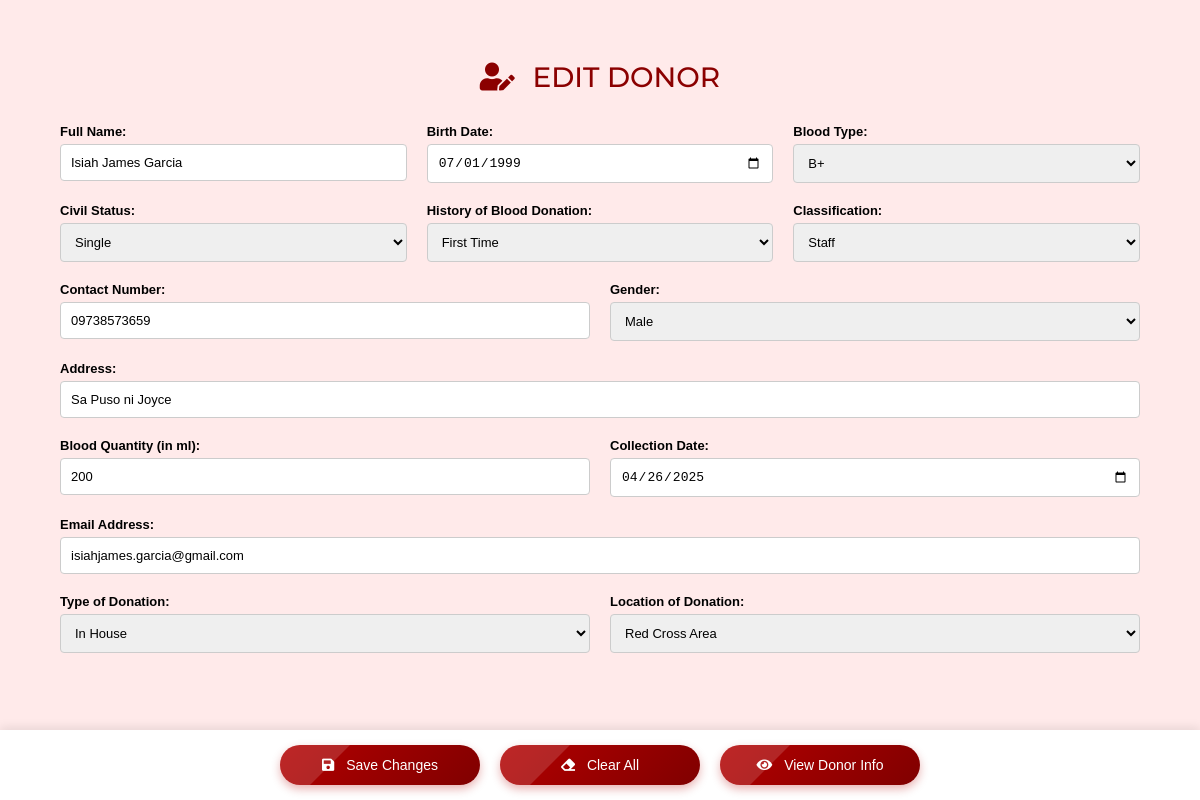
The page /edit_donor.php?id=2 on the database its author committed.
### tables this page shows
CREATE TABLE `donors` (
  `id` int(11) NOT NULL,
  `name` varchar(255) NOT NULL,
  `birthdate` date NOT NULL,
  `address` text NOT NULL,
  `blood_type` varchar(5) NOT NULL,
  `civil_status` varchar(20) NOT NULL,
  `donation_history` varchar(50) NOT NULL,
  `classification` varchar(50) NOT NULL,
  `contact_number` varchar(15) NOT NULL,
  `gender` varchar(10) NOT NULL,
  `blood_quantity` int(11) NOT NULL,
  `collection_date` date NOT NULL,
  `email` varchar(255) NOT NULL,
  `donation_type` varchar(50) NOT NULL,
  `donation_location` varchar(100) NOT NULL,
  `age` int(11) NOT NULL,
  `expiry_date` date DEFAULT NULL,
  `donation_date` date DEFAULT NULL,
  `quantity_ml` int(11) DEFAULT 450,
  `blood_quantity_ml` int(11) DEFAULT 450,
  `donation_status` varchar(50) DEFAULT NULL,
  `last_updated` timestamp NOT NULL DEFAULT current_timestamp() ON UPDATE current_timestamp(),
  `contact` varchar(50) DEFAULT NULL,
  `sex` enum('Male','Female','Other') DEFAULT NULL,
  `donation_dates` text DEFAULT NULL,
  `number_of_donations` int(11) DEFAULT 0,
  `status` enum('Active','Inactive','Deferred') DEFAULT NULL,
  `medical_eligibility` text DEFAULT NULL,
  `donation_frequency` varchar(50) DEFAULT NULL
);

### edit_donor.php (the view, shortened to what this page needs)
<?php
$servername = "localhost";
$username = "root";
$password = "";
$dbname = "bdms";
$conn = new mysqli($servername, $username, $password, $dbname);
$id = $_GET['id'] ?? null;
$sql = "SELECT * FROM donors WHERE id = '$id'";
$result = $conn->query($sql);
$row = $result->fetch_assoc();
?>
<!DOCTYPE html>
<html lang="en">
<head>
  <link rel="stylesheet" href="https://cdnjs.cloudflare.com/ajax/libs/font-awesome/5.15.3/css/all.min.css">
</head>
<body>
<h2><i class="fas fa-user-edit"></i> Edit Donor</h2>
<form id="form" method="POST" action="">
  <div class="form-group">
    <label>Full Name:</label>
    <input type="text" name="name" value="<?= $row['name'] ?>" required>
  </div>
  <div class="form-group">
    <label>Birth Date:</label>
    <input type="date" name="birthdate" value="<?= $row['birthdate'] ?>" required>
  </div>
  <div class="form-group">
    <label>Blood Type:</label>
    <select name="blood_type" required>
      <?php
      $types = ['A+','A-','B+','B-','AB+','AB-','O+','O-'];
      foreach ($types as $type) {
        echo "<option value='$type' ".($row['blood_type'] == $type ? 'selected' : '').">$type</option>";
      }
      ?>
    </select>
  </div>
  <div class="form-group">
    <label>Civil Status:</label>
    <select name="civil_status" required>
      <?php
      $statuses = ['Single','Married','Widowed'];
      foreach ($statuses as $status) {
        echo "<option value='$status' ".($row['civil_status'] == $status ? 'selected' : '').">$status</option>";
      }
      ?>
    </select>
  </div>
  <div class="form-group">
    <label>History of Blood Donation:</label>
    <select name="donation_history" required>
      <?php
      $histories = ['First Time','Regular Donor','Occasional Donor'];
      foreach ($histories as $hist) {
        echo "<option value='$hist' ".($row['donation_history'] == $hist ? 'selected' : '').">$hist</option>";
      }
      ?>
    </select>
  </div>
  <div class="form-group">
    <label>Classification:</label>
    <select name="classification" required>
      <?php
      $classifications = ['Student','Staff','Public'];
      foreach ($classifications as $class) {
        echo "<option value='$class' ".($row['classification'] == $class ? 'selected' : '').">$class</option>";
      }
      ?>
    </select>
  </div>
  <div class="form-group-half">
    <label>Contact Number:</label>
    <input type="text" name="contact_number" value="<?= $row['contact_number'] ?>" required>
  </div>
  <div class="form-group-half">
    <label>Gender:</label>
    <select name="gender" required>
      <?php
      $genders = ['Male','Female','Other'];
      foreach ($genders as $g) {
        echo "<option value='$g' ".($row['gender'] == $g ? 'selected' : '').">$g</option>";
      }
      ?>
    </select>
  </div>
  <div class="form-group-full">
    <label>Address:</label>
    <input type="text" name="address" value="<?= $row['address'] ?>" required>
  </div>
  <div class="form-group-half">
    <label>Blood Quantity (in ml):</label>
    <input type="number" name="blood_quantity" value="<?= $row['blood_quantity'] ?>" required>
  </div>
  <div class="form-group-half">
    <label>Collection Date:</label>
    <input type="date" name="collection_date" value="<?= $row['collection_date'] ?>" required>
  </div>
  <div class="form-group-full">
    <label>Email Address:</label>
    <input type="email" name="email" value="<?= $row['email'] ?>" required>
  </div>
  <div class="form-group">
    <label>Type of Donation:</label>
    <select name="donation_type" required>
      <?php
      $types = ['In House','Walk-In/Voluntary','Replacement','Patient-Directed'];
      foreach ($types as $type) {
        echo "<option value='$type' ".($row['donation_type'] == $type ? 'selected' : '').">$type</option>";
      }
      ?>
    </select>
  </div>
  <div class="form-group">
    <label>Location of Donation:</label>
    <select name="donation_location" required>
      <?php
      $locations = ['Red Cross Area','School'];
      foreach ($locations as $loc) {
        echo "<option value='$loc' ".($row['donation_location'] == $loc ? 'selected' : '').">$loc</option>";
      }
      ?>
    </select>
  </div>
</form>
<div class="button-wrapper">
  <button type="submit" form="form"><i class="fas fa-save"></i> Save Changes</button>
  <button type="button" id="clearBtn"><i class="fas fa-eraser"></i> Clear All</button>
  <button type="button" onclick="window.location.href='view_donor.php?id=<?= $id ?>';"><i class="fas fa-eye"></i> View Donor Info</button>
</div>
</body>
</html>

### edit_donor.php (style rules this page uses)
* { box-sizing: border-box; margin: 0; padding: 0; }
body { font-family: Arial, sans-serif; background: #ffeaea; padding: 60px; font-size: 14px; overflow-x: hidden; }
h2 { text-align: center; color: #8b0000; margin-bottom: 30px; font-size: 28px; font-family: 'Montserrat', sans-serif; font-weight: 500; text-transform: uppercase; }
h2 i { margin-right: 10px; }
form { display: flex; flex-wrap: wrap; gap: 20px; }
.form-group, .form-group-half, .form-group-full { display: flex; flex-direction: column; }
.form-group { flex: 1 1 calc(33.333% - 20px); }
.form-group-half { flex: 1 1 calc(50% - 20px); }
.form-group-full { flex: 1 1 100%; }
label { font-weight: bold; margin-bottom: 5px; font-size: 13px; }
input, select { padding: 10px; border: 1px solid #ccc; border-radius: 4px; font-size: 13px; }
.button-wrapper { position: fixed; bottom: 0; left: 0; width: 100%; padding: 15px 0; background-color: #fff; display: flex; justify-content: center; gap: 20px; box-shadow: 0 -2px 10px rgba(0,0,0,0.1); z-index: 1000; }
.button-wrapper button { width: 200px; padding: 12px 25px; background: linear-gradient(135deg, #b30000, #800000); color: #fff; border: none; border-radius: 30px; font-size: 14px; cursor: pointer; font-weight: 500; box-shadow: 0 4px 10px rgba(179, 0, 0, 0.3); transition: all 0.4s ease; position: relative; overflow: hidden; z-index: 1; }
.button-wrapper button::before { content: ""; position: absolute; top: 0; left: -75%; width: 100%; height: 100%; background: rgba(255, 255, 255, 0.15); transform: skewX(-45deg); transition: left 0.5s ease; z-index: 0; }
.button-wrapper button i { margin-right: 8px; }

### rows shown on the page
donors: name "Isiah James Garcia", birthdate "07/01/1999", blood_type "B+", civil_status "Single", donation_history "First Time", classification "Staff", contact_number "09738573659", gender "Male", address "Sa Puso ni Joyce", blood_quantity "200", collection_date "04/26/2025", email "isiahjames.garcia@gmail.com", donation_type "In House", donation_location "Red Cross Area"
